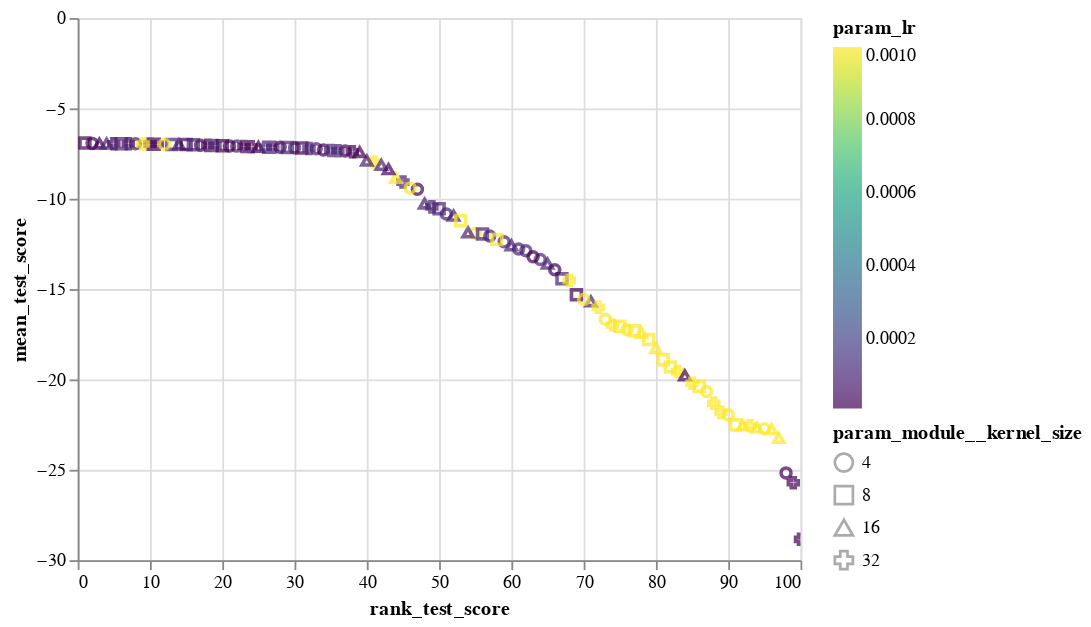

Source (notebook cell):
### Code cell
alt.Chart(sm_res_df).mark_point().encode(
    x='rank_test_score:Q',
    y='mean_test_score:Q',
    color=alt.Color('param_lr:Q',scale=alt.Scale(scheme='viridis')),
#     column='param_module__num_filters:N',
#     detail='model_desc:N',
    shape="param_module__kernel_size:N"
    
).interactive()

### Figure 1 — Vega-Lite specification as saved in the notebook (floating-point values rounded to 4 significant figures)
{"config": {"view": {"continuousWidth": 400, "continuousHeight": 300}}, "data": {"name": "data-1e521e2ebb23153684c9f5c1dff111fa"}, "mark": "point", "encoding": {"color": {"type": "quantitative", "field": "param_lr", "scale": {"scheme": "viridis"}}, "shape": {"type": "nominal", "field": "param_module__kernel_size"}, "x": {"type": "quantitative", "field": "rank_test_score"}, "y": {"type": "quantitative", "field": "mean_test_score"}}, "selection": {"selector001": {"type": "interval", "bind": "scales", "encodings": ["x", "y"]}}, "$schema": "https://vega.github.io/schema/vega-lite/v4.8.1.json", "datasets": {"data-1e521e2ebb23153684c9f5c1dff111fa": [{"rank_test_score": 74, "mean_test_score": -16.98, "param_module__num_filters": 16, "param_module__kernel_size": 32, "param_lr": 0.001, "param_module__num_fc_nodes1": 10, "opt_name": "Adam"}, {"rank_test_score": 3, "mean_test_score": -6.948, "param_module__num_filters": 64, "param_module__kernel_size": 16, "param_lr": 1e-05, "param_module__num_fc_nodes1": 50, "opt_name": "Adam"}, {"rank_test_score": 67, "mean_test_score": -14.43, "param_module__num_filters": 128, "param_module__kernel_size": 8, "param_lr": 0.0001, "param_module__num_fc_nodes1": 25, "opt_name": "Adam"}, {"rank_test_score": 57, "mean_test_score": -12.06, "param_module__num_filters": 32, "param_module__kernel_size": 4, "param_lr": 0.0001, "param_module__num_fc_nodes1": 100, "opt_name": "Adam"}, {"rank_test_score": 30, "mean_test_score": -7.18, "param_module__num_filters": 32, "param_module__kernel_size": 4, "param_lr": 0.0001, "param_module__num_fc_nodes1": 25, "opt_name": "SGD"}, {"rank_test_score": 88, "mean_test_score": -21.31, "param_module__num_filters": 64, "param_module__kernel_size": 32, "param_lr": 0.001, "param_module__num_fc_nodes1": 100, "opt_name": "Adam"}, {"rank_test_score": 25, "mean_test_score": -7.136, "param_module__num_filters": 64, "param_module__kernel_size": 16, "param_lr": 1e-05, "param_module__num_fc_nodes1": 100, "opt_name": "RMSprop"}, {"rank_test_score": 41, "mean_test_score": -7.96, "param_module__num_filters": 32, "param_module__kernel_size": 32, "param_lr": 0.001, "param_module__num_fc_nodes1": 25, "opt_name": "Adagrad"}, {"rank_test_score": 55, "mean_test_score": -11.91, "param_module__num_filters": 128, "param_module__kernel_size": 4, "param_lr": 0.001, "param_module__num_fc_nodes1": 25, "opt_name": "SGD"}, {"rank_test_score": 95, "mean_test_score": -22.73, "param_module__num_filters": 128, "param_module__kernel_size": 4, "param_lr": 0.001, "param_module__num_fc_nodes1": 100, "opt_name": "AdamW"}, {"rank_test_score": 27, "mean_test_score": -7.151, "param_module__num_filters": 32, "param_module__kernel_size": 32, "param_lr": 0.0001, "param_module__num_fc_nodes1": 100, "opt_name": "SGD"}, {"rank_test_score": 33, "mean_test_score": -7.232, "param_module__num_filters": 32, "param_module__kernel_size": 4, "param_lr": 0.0001, "param_module__num_fc_nodes1": 25, "opt_name": "Adagrad"}, {"rank_test_score": 92, "mean_test_score": -22.55, "param_module__num_filters": 64, "param_module__kernel_size": 16, "param_lr": 0.001, "param_module__num_fc_nodes1": 25, "opt_name": "Adam"}, {"rank_test_score": 82, "mean_test_score": -19.3, "param_module__num_filters": 16, "param_module__kernel_size": 8, "param_lr": 0.001, "param_module__num_fc_nodes1": 25, "opt_name": "RMSprop"}, {"rank_test_score": 37, "mean_test_score": -7.359, "param_module__num_filters": 64, "param_module__kernel_size": 4, "param_lr": 1e-05, "param_module__num_fc_nodes1": 100, "opt_name": "SGD"}, {"rank_test_score": 28, "mean_test_score": -7.153, "param_module__num_filters": 32, "param_module__kernel_size": 4, "param_lr": 1e-05, "param_module__num_fc_nodes1": 50, "opt_name": "AdamW"}, {"rank_test_score": 86, "mean_test_score": -20.38, "param_module__num_filters": 16, "param_module__kernel_size": 8, "param_lr": 0.001, "param_module__num_fc_nodes1": 25, "opt_name": "Adam"}, {"rank_test_score": 1, "mean_test_score": -6.916, "param_module__num_filters": 32, "param_module__kernel_size": 8, "param_lr": 1e-05, "param_module__num_fc_nodes1": 100, "opt_name": "RMSprop"}, {"rank_test_score": 36, "mean_test_score": -7.338, "param_module__num_filters": 32, "param_module__kernel_size": 32, "param_lr": 0.0001, "param_module__num_fc_nodes1": 10, "opt_name": "Adagrad"}, {"rank_test_score": 81, "mean_test_score": -18.91, "param_module__num_filters": 64, "param_module__kernel_size": 8, "param_lr": 0.001, "param_module__num_fc_nodes1": 10, "opt_name": "RMSprop"}, {"rank_test_score": 96, "mean_test_score": -22.75, "param_module__num_filters": 32, "param_module__kernel_size": 16, "param_lr": 0.001, "param_module__num_fc_nodes1": 100, "opt_name": "AdamW"}, {"rank_test_score": 59, "mean_test_score": -12.38, "param_module__num_filters": 32, "param_module__kernel_size": 4, "param_lr": 0.0001, "param_module__num_fc_nodes1": 100, "opt_name": "AdamW"}, {"rank_test_score": 69, "mean_test_score": -15.32, "param_module__num_filters": 128, "param_module__kernel_size": 8, "param_lr": 1e-05, "param_module__num_fc_nodes1": 10, "opt_name": "Adagrad"}, {"rank_test_score": 58, "mean_test_score": -12.26, "param_module__num_filters": 64, "param_module__kernel_size": 8, "param_lr": 0.001, "param_module__num_fc_nodes1": 10, "opt_name": "SGD"}, {"rank_test_score": 17, "mean_test_score": -7.04, "param_module__num_filters": 64, "param_module__kernel_size": 4, "param_lr": 1e-05, "param_module__num_fc_nodes1": 25, "opt_name": "Adam"}, {"rank_test_score": 47, "mean_test_score": -9.477, "param_module__num_filters": 16, "param_module__kernel_size": 4, "param_lr": 1e-05, "param_module__num_fc_nodes1": 50, "opt_name": "SGD"}, {"rank_test_score": 83, "mean_test_score": -19.56, "param_module__num_filters": 32, "param_module__kernel_size": 32, "param_lr": 0.001, "param_module__num_fc_nodes1": 10, "opt_name": "AdamW"}, {"rank_test_score": 22, "mean_test_score": -7.086, "param_module__num_filters": 64, "param_module__kernel_size": 4, "param_lr": 0.0001, "param_module__num_fc_nodes1": 50, "opt_name": "SGD"}, {"rank_test_score": 73, "mean_test_score": -16.67, "param_module__num_filters": 64, "param_module__kernel_size": 4, "param_lr": 0.001, "param_module__num_fc_nodes1": 25, "opt_name": "RMSprop"}, {"rank_test_score": 45, "mean_test_score": -9.078, "param_module__num_filters": 64, "param_module__kernel_size": 32, "param_lr": 0.0001, "param_module__num_fc_nodes1": 10, "opt_name": "Adam"}, {"rank_test_score": 51, "mean_test_score": -10.84, "param_module__num_filters": 32, "param_module__kernel_size": 4, "param_lr": 0.0001, "param_module__num_fc_nodes1": 50, "opt_name": "Adam"}, {"rank_test_score": 97, "mean_test_score": -23.23, "param_module__num_filters": 128, "param_module__kernel_size": 16, "param_lr": 0.001, "param_module__num_fc_nodes1": 100, "opt_name": "AdamW"}, {"rank_test_score": 90, "mean_test_score": -21.96, "param_module__num_filters": 16, "param_module__kernel_size": 4, "param_lr": 0.001, "param_module__num_fc_nodes1": 50, "opt_name": "Adam"}, {"rank_test_score": 64, "mean_test_score": -13.36, "param_module__num_filters": 64, "param_module__kernel_size": 4, "param_lr": 0.0001, "param_module__num_fc_nodes1": 50, "opt_name": "Adam"}, {"rank_test_score": 46, "mean_test_score": -9.401, "param_module__num_filters": 128, "param_module__kernel_size": 4, "param_lr": 0.001, "param_module__num_fc_nodes1": 10, "opt_name": "Adagrad"}, {"rank_test_score": 13, "mean_test_score": -6.99, "param_module__num_filters": 128, "param_module__kernel_size": 8, "param_lr": 0.0001, "param_module__num_fc_nodes1": 25, "opt_name": "SGD"}, {"rank_test_score": 89, "mean_test_score": -21.82, "param_module__num_filters": 32, "param_module__kernel_size": 32, "param_lr": 0.001, "param_module__num_fc_nodes1": 100, "opt_name": "Adam"}, {"rank_test_score": 71, "mean_test_score": -15.68, "param_module__num_filters": 64, "param_module__kernel_size": 16, "param_lr": 0.0001, "param_module__num_fc_nodes1": 100, "opt_name": "Adam"}, {"rank_test_score": 94, "mean_test_score": -22.67, "param_module__num_filters": 64, "param_module__kernel_size": 16, "param_lr": 0.001, "param_module__num_fc_nodes1": 100, "opt_name": "AdamW"}, {"rank_test_score": 42, "mean_test_score": -8.127, "param_module__num_filters": 16, "param_module__kernel_size": 16, "param_lr": 0.0001, "param_module__num_fc_nodes1": 25, "opt_name": "RMSprop"}, {"rank_test_score": 18, "mean_test_score": -7.045, "param_module__num_filters": 128, "param_module__kernel_size": 32, "param_lr": 1e-05, "param_module__num_fc_nodes1": 50, "opt_name": "Adam"}, {"rank_test_score": 14, "mean_test_score": -6.991, "param_module__num_filters": 128, "param_module__kernel_size": 16, "param_lr": 0.0001, "param_module__num_fc_nodes1": 50, "opt_name": "SGD"}, {"rank_test_score": 44, "mean_test_score": -8.84, "param_module__num_filters": 32, "param_module__kernel_size": 16, "param_lr": 0.001, "param_module__num_fc_nodes1": 50, "opt_name": "Adagrad"}, {"rank_test_score": 62, "mean_test_score": -12.87, "param_module__num_filters": 128, "param_module__kernel_size": 4, "param_lr": 0.0001, "param_module__num_fc_nodes1": 10, "opt_name": "RMSprop"}, {"rank_test_score": 80, "mean_test_score": -18.26, "param_module__num_filters": 32, "param_module__kernel_size": 16, "param_lr": 0.001, "param_module__num_fc_nodes1": 25, "opt_name": "RMSprop"}, {"rank_test_score": 34, "mean_test_score": -7.301, "param_module__num_filters": 128, "param_module__kernel_size": 4, "param_lr": 1e-05, "param_module__num_fc_nodes1": 25, "opt_name": "SGD"}, {"rank_test_score": 93, "mean_test_score": -22.56, "param_module__num_filters": 128, "param_module__kernel_size": 32, "param_lr": 0.001, "param_module__num_fc_nodes1": 50, "opt_name": "AdamW"}, {"rank_test_score": 21, "mean_test_score": -7.082, "param_module__num_filters": 32, "param_module__kernel_size": 4, "param_lr": 1e-05, "param_module__num_fc_nodes1": 100, "opt_name": "AdamW"}, {"rank_test_score": 68, "mean_test_score": -14.52, "param_module__num_filters": 32, "param_module__kernel_size": 32, "param_lr": 0.001, "param_module__num_fc_nodes1": 100, "opt_name": "RMSprop"}, {"rank_test_score": 5, "mean_test_score": -6.952, "param_module__num_filters": 128, "param_module__kernel_size": 32, "param_lr": 1e-05, "param_module__num_fc_nodes1": 25, "opt_name": "Adam"}, {"rank_test_score": 79, "mean_test_score": -17.79, "param_module__num_filters": 128, "param_module__kernel_size": 8, "param_lr": 0.001, "param_module__num_fc_nodes1": 25, "opt_name": "RMSprop"}, {"rank_test_score": 75, "mean_test_score": -17.05, "param_module__num_filters": 128, "param_module__kernel_size": 8, "param_lr": 0.001, "param_module__num_fc_nodes1": 100, "opt_name": "RMSprop"}, {"rank_test_score": 23, "mean_test_score": -7.107, "param_module__num_filters": 16, "param_module__kernel_size": 32, "param_lr": 1e-05, "param_module__num_fc_nodes1": 100, "opt_name": "RMSprop"}, {"rank_test_score": 56, "mean_test_score": -11.94, "param_module__num_filters": 64, "param_module__kernel_size": 8, "param_lr": 0.0001, "param_module__num_fc_nodes1": 25, "opt_name": "AdamW"}, {"rank_test_score": 50, "mean_test_score": -10.55, "param_module__num_filters": 32, "param_module__kernel_size": 8, "param_lr": 0.0001, "param_module__num_fc_nodes1": 25, "opt_name": "RMSprop"}, {"rank_test_score": 10, "mean_test_score": -6.976, "param_module__num_filters": 128, "param_module__kernel_size": 32, "param_lr": 1e-05, "param_module__num_fc_nodes1": 25, "opt_name": "AdamW"}, {"rank_test_score": 38, "mean_test_score": -7.403, "param_module__num_filters": 128, "param_module__kernel_size": 32, "param_lr": 1e-05, "param_module__num_fc_nodes1": 50, "opt_name": "RMSprop"}, {"rank_test_score": 43, "mean_test_score": -8.361, "param_module__num_filters": 128, "param_module__kernel_size": 16, "param_lr": 1e-05, "param_module__num_fc_nodes1": 50, "opt_name": "Adagrad"}, {"rank_test_score": 15, "mean_test_score": -6.997, "param_module__num_filters": 128, "param_module__kernel_size": 8, "param_lr": 1e-05, "param_module__num_fc_nodes1": 10, "opt_name": "Adam"}, {"rank_test_score": 7, "mean_test_score": -6.954, "param_module__num_filters": 128, "param_module__kernel_size": 32, "param_lr": 1e-05, "param_module__num_fc_nodes1": 10, "opt_name": "RMSprop"}, {"rank_test_score": 16, "mean_test_score": -7.017, "param_module__num_filters": 64, "param_module__kernel_size": 8, "param_lr": 0.0001, "param_module__num_fc_nodes1": 50, "opt_name": "Adagrad"}, {"rank_test_score": 49, "mean_test_score": -10.45, "param_module__num_filters": 16, "param_module__kernel_size": 32, "param_lr": 0.0001, "param_module__num_fc_nodes1": 100, "opt_name": "AdamW"}, {"rank_test_score": 87, "mean_test_score": -20.67, "param_module__num_filters": 32, "param_module__kernel_size": 4, "param_lr": 0.001, "param_module__num_fc_nodes1": 10, "opt_name": "Adam"}, {"rank_test_score": 40, "mean_test_score": -7.896, "param_module__num_filters": 32, "param_module__kernel_size": 16, "param_lr": 0.0001, "param_module__num_fc_nodes1": 10, "opt_name": "Adam"}, {"rank_test_score": 6, "mean_test_score": -6.952, "param_module__num_filters": 64, "param_module__kernel_size": 8, "param_lr": 0.0001, "param_module__num_fc_nodes1": 100, "opt_name": "Adagrad"}, {"rank_test_score": 11, "mean_test_score": -6.978, "param_module__num_filters": 64, "param_module__kernel_size": 32, "param_lr": 1e-05, "param_module__num_fc_nodes1": 50, "opt_name": "AdamW"}, {"rank_test_score": 48, "mean_test_score": -10.27, "param_module__num_filters": 16, "param_module__kernel_size": 16, "param_lr": 0.0001, "param_module__num_fc_nodes1": 100, "opt_name": "Adam"}, {"rank_test_score": 61, "mean_test_score": -12.78, "param_module__num_filters": 32, "param_module__kernel_size": 4, "param_lr": 0.0001, "param_module__num_fc_nodes1": 100, "opt_name": "RMSprop"}, {"rank_test_score": 72, "mean_test_score": -16.0, "param_module__num_filters": 16, "param_module__kernel_size": 32, "param_lr": 0.001, "param_module__num_fc_nodes1": 100, "opt_name": "RMSprop"}, {"rank_test_score": 26, "mean_test_score": -7.149, "param_module__num_filters": 32, "param_module__kernel_size": 32, "param_lr": 0.0001, "param_module__num_fc_nodes1": 50, "opt_name": "SGD"}, {"rank_test_score": 78, "mean_test_score": -17.42, "param_module__num_filters": 64, "param_module__kernel_size": 16, "param_lr": 0.001, "param_module__num_fc_nodes1": 25, "opt_name": "RMSprop"}, {"rank_test_score": 52, "mean_test_score": -10.94, "param_module__num_filters": 32, "param_module__kernel_size": 16, "param_lr": 0.0001, "param_module__num_fc_nodes1": 25, "opt_name": "RMSprop"}, {"rank_test_score": 60, "mean_test_score": -12.59, "param_module__num_filters": 32, "param_module__kernel_size": 16, "param_lr": 0.0001, "param_module__num_fc_nodes1": 100, "opt_name": "Adam"}, {"rank_test_score": 65, "mean_test_score": -13.59, "param_module__num_filters": 128, "param_module__kernel_size": 16, "param_lr": 0.0001, "param_module__num_fc_nodes1": 25, "opt_name": "Adam"}, {"rank_test_score": 4, "mean_test_score": -6.95, "param_module__num_filters": 16, "param_module__kernel_size": 16, "param_lr": 0.0001, "param_module__num_fc_nodes1": 10, "opt_name": "AdamW"}, {"rank_test_score": 29, "mean_test_score": -7.159, "param_module__num_filters": 32, "param_module__kernel_size": 8, "param_lr": 0.0001, "param_module__num_fc_nodes1": 100, "opt_name": "Adagrad"}, {"rank_test_score": 100, "mean_test_score": -28.85, "param_module__num_filters": 16, "param_module__kernel_size": 32, "param_lr": 1e-05, "param_module__num_fc_nodes1": 50, "opt_name": "Adagrad"}, {"rank_test_score": 91, "mean_test_score": -22.51, "param_module__num_filters": 32, "param_module__kernel_size": 8, "param_lr": 0.001, "param_module__num_fc_nodes1": 100, "opt_name": "AdamW"}, {"rank_test_score": 99, "mean_test_score": -25.72, "param_module__num_filters": 16, "param_module__kernel_size": 32, "param_lr": 1e-05, "param_module__num_fc_nodes1": 100, "opt_name": "Adagrad"}, {"rank_test_score": 70, "mean_test_score": -15.58, "param_module__num_filters": 128, "param_module__kernel_size": 4, "param_lr": 0.001, "param_module__num_fc_nodes1": 50, "opt_name": "RMSprop"}, {"rank_test_score": 84, "mean_test_score": -19.78, "param_module__num_filters": 64, "param_module__kernel_size": 16, "param_lr": 1e-05, "param_module__num_fc_nodes1": 25, "opt_name": "Adagrad"}, {"rank_test_score": 39, "mean_test_score": -7.416, "param_module__num_filters": 128, "param_module__kernel_size": 16, "param_lr": 1e-05, "param_module__num_fc_nodes1": 100, "opt_name": "AdamW"}, {"rank_test_score": 31, "mean_test_score": -7.191, "param_module__num_filters": 32, "param_module__kernel_size": 8, "param_lr": 1e-05, "param_module__num_fc_nodes1": 25, "opt_name": "Adam"}, {"rank_test_score": 8, "mean_test_score": -6.96, "param_module__num_filters": 64, "param_module__kernel_size": 4, "param_lr": 0.0001, "param_module__num_fc_nodes1": 50, "opt_name": "Adagrad"}, {"rank_test_score": 77, "mean_test_score": -17.31, "param_module__num_filters": 64, "param_module__kernel_size": 8, "param_lr": 0.001, "param_module__num_fc_nodes1": 100, "opt_name": "RMSprop"}, {"rank_test_score": 32, "mean_test_score": -7.221, "param_module__num_filters": 32, "param_module__kernel_size": 32, "param_lr": 0.0001, "param_module__num_fc_nodes1": 25, "opt_name": "Adagrad"}, {"rank_test_score": 76, "mean_test_score": -17.25, "param_module__num_filters": 16, "param_module__kernel_size": 4, "param_lr": 0.001, "param_module__num_fc_nodes1": 10, "opt_name": "AdamW"}, {"rank_test_score": 2, "mean_test_score": -6.935, "param_module__num_filters": 128, "param_module__kernel_size": 4, "param_lr": 1e-05, "param_module__num_fc_nodes1": 25, "opt_name": "Adam"}, {"rank_test_score": 35, "mean_test_score": -7.324, "param_module__num_filters": 16, "param_module__kernel_size": 32, "param_lr": 0.0001, "param_module__num_fc_nodes1": 25, "opt_name": "Adagrad"}, {"rank_test_score": 54, "mean_test_score": -11.87, "param_module__num_filters": 16, "param_module__kernel_size": 16, "param_lr": 0.0001, "param_module__num_fc_nodes1": 100, "opt_name": "RMSprop"}, {"rank_test_score": 98, "mean_test_score": -25.17, "param_module__num_filters": 16, "param_module__kernel_size": 4, "param_lr": 1e-05, "param_module__num_fc_nodes1": 100, "opt_name": "Adagrad"}, {"rank_test_score": 19, "mean_test_score": -7.052, "param_module__num_filters": 64, "param_module__kernel_size": 32, "param_lr": 0.0001, "param_module__num_fc_nodes1": 50, "opt_name": "SGD"}, {"rank_test_score": 24, "mean_test_score": -7.121, "param_module__num_filters": 32, "param_module__kernel_size": 32, "param_lr": 1e-05, "param_module__num_fc_nodes1": 10, "opt_name": "RMSprop"}, {"rank_test_score": 9, "mean_test_score": -6.966, "param_module__num_filters": 16, "param_module__kernel_size": 32, "param_lr": 0.001, "param_module__num_fc_nodes1": 10, "opt_name": "Adagrad"}, {"rank_test_score": 20, "mean_test_score": -7.062, "param_module__num_filters": 64, "param_module__kernel_size": 8, "param_lr": 1e-05, "param_module__num_fc_nodes1": 10, "opt_name": "RMSprop"}, {"rank_test_score": 53, "mean_test_score": -11.21, "param_module__num_filters": 128, "param_module__kernel_size": 8, "param_lr": 0.001, "param_module__num_fc_nodes1": 25, "opt_name": "Adagrad"}, {"rank_test_score": 66, "mean_test_score": -13.92, "param_module__num_filters": 16, "param_module__kernel_size": 4, "param_lr": 1e-05, "param_module__num_fc_nodes1": 10, "opt_name": "SGD"}, {"rank_test_score": 85, "mean_test_score": -20.21, "param_module__num_filters": 32, "param_module__kernel_size": 32, "param_lr": 0.001, "param_module__num_fc_nodes1": 50, "opt_name": "Adam"}, {"rank_test_score": 63, "mean_test_score": -13.21, "param_module__num_filters": 16, "param_module__kernel_size": 4, "param_lr": 1e-05, "param_module__num_fc_nodes1": 100, "opt_name": "SGD"}, {"rank_test_score": 12, "mean_test_score": -6.98, "param_module__num_filters": 16, "param_module__kernel_size": 4, "param_lr": 0.001, "param_module__num_fc_nodes1": 10, "opt_name": "Adagrad"}]}}
